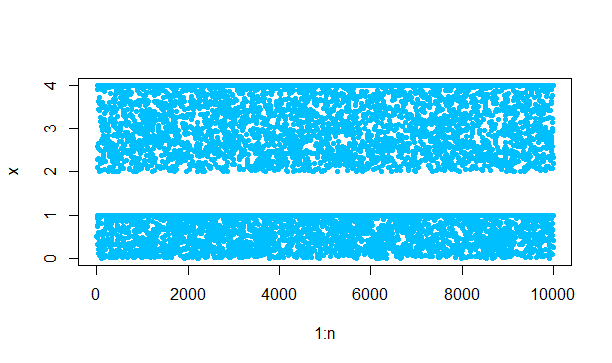

The R source for this figure:
n = 10000
u = runif(n)
x = c()

for (i in 1:length(u)){
  u_i = u[i]
  x_i = 0
  if (0 <= u_i & u_i < 1/4){ x_i = 4*u_i } 
  else if (1/4 <= u_i & u_i <= 1/3){ x_i = 1 }
  else if (1/3 < u_i & u_i < 2/3){ x_i = 6*u_i }
  else if (2/3 <= u_i & u_i <= 1){ x_i = 4 }
  x[i] = x_i
}

plot(1:n,x, pch=20, col="deepskyblue")
